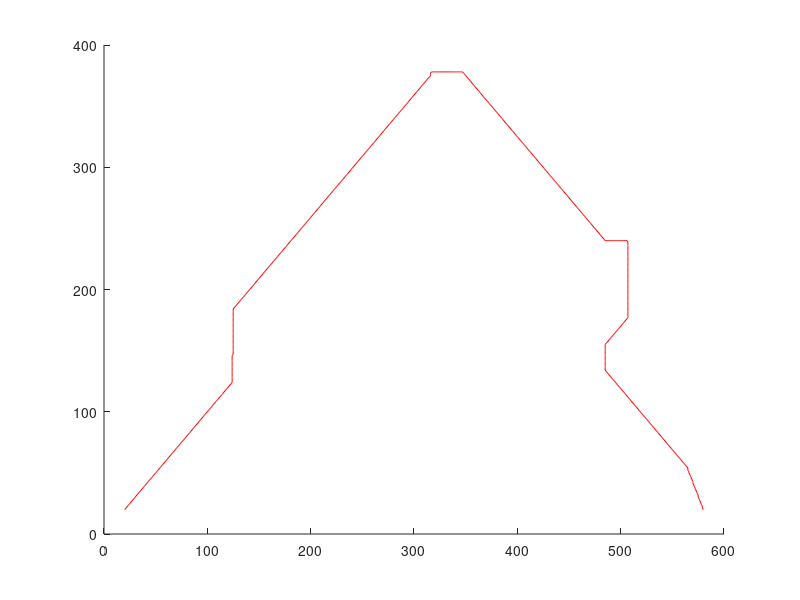

Write the MATLAB code that produced this figure.
%axis([0 600 -600 0]);
%title('Matrix: 600 x 600 From: (20,20) To: (580,20)');
%xlabel('Width: 600');
%ylabel('Height: 600');
X=[580,580,579,579,579,578,578,577,577,576,576,575,575,575,574,574,573,573,572,572,571,571,570,570,570,569,569,568,568,567,567,566,566,565,565,565,564,563,562,561,560,559,558,557,556,555,554,553,552,551,550,549,548,547,546,545,544,543,542,541,540,539,538,537,536,535,534,533,532,531,530,529,528,527,526,525,524,523,522,521,520,519,518,517,516,515,514,513,512,511,510,509,508,507,506,505,504,503,502,501,500,499,498,497,496,495,494,493,492,491,490,489,488,487,486,485,485,485,485,485,485,485,485,485,485,485,485,485,485,485,485,485,485,485,485,485,485,486,487,488,489,490,491,492,493,494,495,496,497,498,499,500,501,502,503,504,505,506,507,507,507,507,507,507,507,507,507,507,507,507,507,507,507,507,507,507,507,507,507,507,507,507,507,507,507,507,507,507,507,507,507,507,507,507,507,507,507,507,507,507,507,507,507,507,507,507,507,507,507,507,507,507,507,507,507,507,507,507,507,507,507,506,505,504,503,502,501,500,499,498,497,496,495,494,493,492,491,490,489,488,487,486,485,484,483,482,481,480,479,478,477,476,475,474,473,472,471,470,469,468,467,466,465,464,463,462,461,460,459,458,457,456,455,454,453,452,451,450,449,448,447,446,445,444,443,442,441,440,439,438,437,436,435,434,433,432,431,430,429,428,427,426,425,424,423,422,421,420,419,418,417,416,415,414,413,412,411,410,409,408,407,406,405,404,403,402,401,400,399,398,397,396,395,394,393,392,391,390,389,388,387,386,385,384,383,382,381,380,379,378,377,376,375,374,373,372,371,370,369,368,367,366,365,364,363,362,361,360,359,358,357,356,355,354,353,352,351,350,349,348,347,346,345,344,343,342,341,340,339,338,337,336,335,334,333,332,331,330,329,328,327,326,325,324,323,322,321,320,319,318,317,316,316,316,315,314,313,312,311,310,309,308,307,306,305,304,303,302,301,300,299,298,297,296,295,294,293,292,291,290,289,288,287,286,285,284,283,282,281,280,279,278,277,276,275,274,273,272,271,270,269,268,267,266,265,264,263,262,261,260,259,258,257,256,255,254,253,252,251,250,249,248,247,246,245,244,243,242,241,240,239,238,237,236,235,234,233,232,231,230,229,228,227,226,225,224,223,222,221,220,219,218,217,216,215,214,213,212,211,210,209,208,207,206,205,204,203,202,201,200,199,198,197,196,195,194,193,192,191,190,189,188,187,186,185,184,183,182,181,180,179,178,177,176,175,174,173,172,171,170,169,168,167,166,165,164,163,162,161,160,159,158,157,156,155,154,153,152,151,150,149,148,147,146,145,144,143,142,141,140,139,138,137,136,135,134,133,132,131,130,129,128,127,126,125,125,125,125,125,125,125,125,125,125,125,125,125,125,125,125,125,125,125,125,125,125,125,125,125,125,125,125,125,125,125,125,125,125,125,125,125,125,124,124,124,124,124,124,124,124,124,124,124,124,124,124,124,124,124,124,124,124,124,124,124,123,122,121,120,119,118,117,116,115,114,113,112,111,110,109,108,107,106,105,104,103,102,101,100,99,98,97,96,95,94,93,92,91,90,89,88,87,86,85,84,83,82,81,80,79,78,77,76,75,74,73,72,71,70,69,68,67,66,65,64,63,62,61,60,59,58,57,56,55,54,53,52,51,50,49,48,47,46,45,44,43,42,41,40,39,38,37,36,35,34,33,32,31,30,29,28,27,26,25,24,23,22,21,20,20];
Y=-[-20,-20,-21,-22,-23,-24,-25,-26,-27,-28,-29,-30,-31,-32,-33,-34,-35,-36,-37,-38,-39,-40,-41,-42,-43,-44,-45,-46,-47,-48,-49,-50,-51,-52,-53,-54,-55,-56,-57,-58,-59,-60,-61,-62,-63,-64,-65,-66,-67,-68,-69,-70,-71,-72,-73,-74,-75,-76,-77,-78,-79,-80,-81,-82,-83,-84,-85,-86,-87,-88,-89,-90,-91,-92,-93,-94,-95,-96,-97,-98,-99,-100,-101,-102,-103,-104,-105,-106,-107,-108,-109,-110,-111,-112,-113,-114,-115,-116,-117,-118,-119,-120,-121,-122,-123,-124,-125,-126,-127,-128,-129,-130,-131,-132,-133,-134,-135,-136,-137,-138,-139,-140,-141,-142,-143,-144,-145,-146,-147,-148,-149,-150,-151,-152,-153,-154,-155,-156,-157,-158,-159,-160,-161,-162,-163,-164,-165,-166,-167,-168,-169,-170,-171,-172,-173,-174,-175,-176,-177,-178,-179,-180,-181,-182,-183,-184,-185,-186,-187,-188,-189,-190,-191,-192,-193,-194,-195,-196,-197,-198,-199,-200,-201,-202,-203,-204,-205,-206,-207,-208,-209,-210,-211,-212,-213,-214,-215,-216,-217,-218,-219,-220,-221,-222,-223,-224,-225,-226,-227,-228,-229,-230,-231,-232,-233,-234,-235,-236,-237,-238,-239,-240,-240,-240,-240,-240,-240,-240,-240,-240,-240,-240,-240,-240,-240,-240,-240,-240,-240,-240,-240,-240,-240,-241,-242,-243,-244,-245,-246,-247,-248,-249,-250,-251,-252,-253,-254,-255,-256,-257,-258,-259,-260,-261,-262,-263,-264,-265,-266,-267,-268,-269,-270,-271,-272,-273,-274,-275,-276,-277,-278,-279,-280,-281,-282,-283,-284,-285,-286,-287,-288,-289,-290,-291,-292,-293,-294,-295,-296,-297,-298,-299,-300,-301,-302,-303,-304,-305,-306,-307,-308,-309,-310,-311,-312,-313,-314,-315,-316,-317,-318,-319,-320,-321,-322,-323,-324,-325,-326,-327,-328,-329,-330,-331,-332,-333,-334,-335,-336,-337,-338,-339,-340,-341,-342,-343,-344,-345,-346,-347,-348,-349,-350,-351,-352,-353,-354,-355,-356,-357,-358,-359,-360,-361,-362,-363,-364,-365,-366,-367,-368,-369,-370,-371,-372,-373,-374,-375,-376,-377,-378,-378,-378,-378,-378,-378,-378,-378,-378,-378,-378,-378,-378,-378,-378,-378,-378,-378,-378,-378,-378,-378,-378,-378,-378,-378,-378,-378,-378,-378,-378,-377,-376,-375,-374,-373,-372,-371,-370,-369,-368,-367,-366,-365,-364,-363,-362,-361,-360,-359,-358,-357,-356,-355,-354,-353,-352,-351,-350,-349,-348,-347,-346,-345,-344,-343,-342,-341,-340,-339,-338,-337,-336,-335,-334,-333,-332,-331,-330,-329,-328,-327,-326,-325,-324,-323,-322,-321,-320,-319,-318,-317,-316,-315,-314,-313,-312,-311,-310,-309,-308,-307,-306,-305,-304,-303,-302,-301,-300,-299,-298,-297,-296,-295,-294,-293,-292,-291,-290,-289,-288,-287,-286,-285,-284,-283,-282,-281,-280,-279,-278,-277,-276,-275,-274,-273,-272,-271,-270,-269,-268,-267,-266,-265,-264,-263,-262,-261,-260,-259,-258,-257,-256,-255,-254,-253,-252,-251,-250,-249,-248,-247,-246,-245,-244,-243,-242,-241,-240,-239,-238,-237,-236,-235,-234,-233,-232,-231,-230,-229,-228,-227,-226,-225,-224,-223,-222,-221,-220,-219,-218,-217,-216,-215,-214,-213,-212,-211,-210,-209,-208,-207,-206,-205,-204,-203,-202,-201,-200,-199,-198,-197,-196,-195,-194,-193,-192,-191,-190,-189,-188,-187,-186,-185,-184,-183,-182,-181,-180,-179,-178,-177,-176,-175,-174,-173,-172,-171,-170,-169,-168,-167,-166,-165,-164,-163,-162,-161,-160,-159,-158,-157,-156,-155,-154,-153,-152,-151,-150,-149,-148,-147,-146,-145,-144,-143,-142,-141,-140,-139,-138,-137,-136,-135,-134,-133,-132,-131,-130,-129,-128,-127,-126,-125,-124,-123,-122,-121,-120,-119,-118,-117,-116,-115,-114,-113,-112,-111,-110,-109,-108,-107,-106,-105,-104,-103,-102,-101,-100,-99,-98,-97,-96,-95,-94,-93,-92,-91,-90,-89,-88,-87,-86,-85,-84,-83,-82,-81,-80,-79,-78,-77,-76,-75,-74,-73,-72,-71,-70,-69,-68,-67,-66,-65,-64,-63,-62,-61,-60,-59,-58,-57,-56,-55,-54,-53,-52,-51,-50,-49,-48,-47,-46,-45,-44,-43,-42,-41,-40,-39,-38,-37,-36,-35,-34,-33,-32,-31,-30,-29,-28,-27,-26,-25,-24,-23,-22,-21,-20,-20];
hold on;
plot(X,Y,'r');
